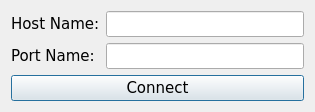
<?xml version="1.0" encoding="UTF-8"?>
<ui version="4.0">
 <class>ConnectionDialog</class>
 <widget class="QDialog" name="ConnectionDialog">
  <property name="geometry">
   <rect>
    <x>0</x>
    <y>0</y>
    <width>315</width>
    <height>106</height>
   </rect>
  </property>
  <property name="font">
   <font>
    <family>Verdana</family>
    <pointsize>11</pointsize>
   </font>
  </property>
  <property name="windowTitle">
   <string>Conection Dialog</string>
  </property>
  <layout class="QVBoxLayout" name="verticalLayout">
   <item>
    <layout class="QGridLayout" name="gridLayout">
     <item row="0" column="0">
      <widget class="QLabel" name="hostNameLabel">
       <property name="text">
        <string>Host Name:</string>
       </property>
      </widget>
     </item>
     <item row="0" column="1">
      <widget class="QLineEdit" name="hostNameLineEdit"/>
     </item>
     <item row="1" column="0">
      <widget class="QLabel" name="portNameLabel">
       <property name="text">
        <string>Port Name:</string>
       </property>
      </widget>
     </item>
     <item row="1" column="1">
      <widget class="QLineEdit" name="portNameLineEdit"/>
     </item>
    </layout>
   </item>
   <item>
    <widget class="QPushButton" name="connectButton">
     <property name="text">
      <string>Connect</string>
     </property>
    </widget>
   </item>
  </layout>
 </widget>
 <resources/>
 <connections/>
</ui>
